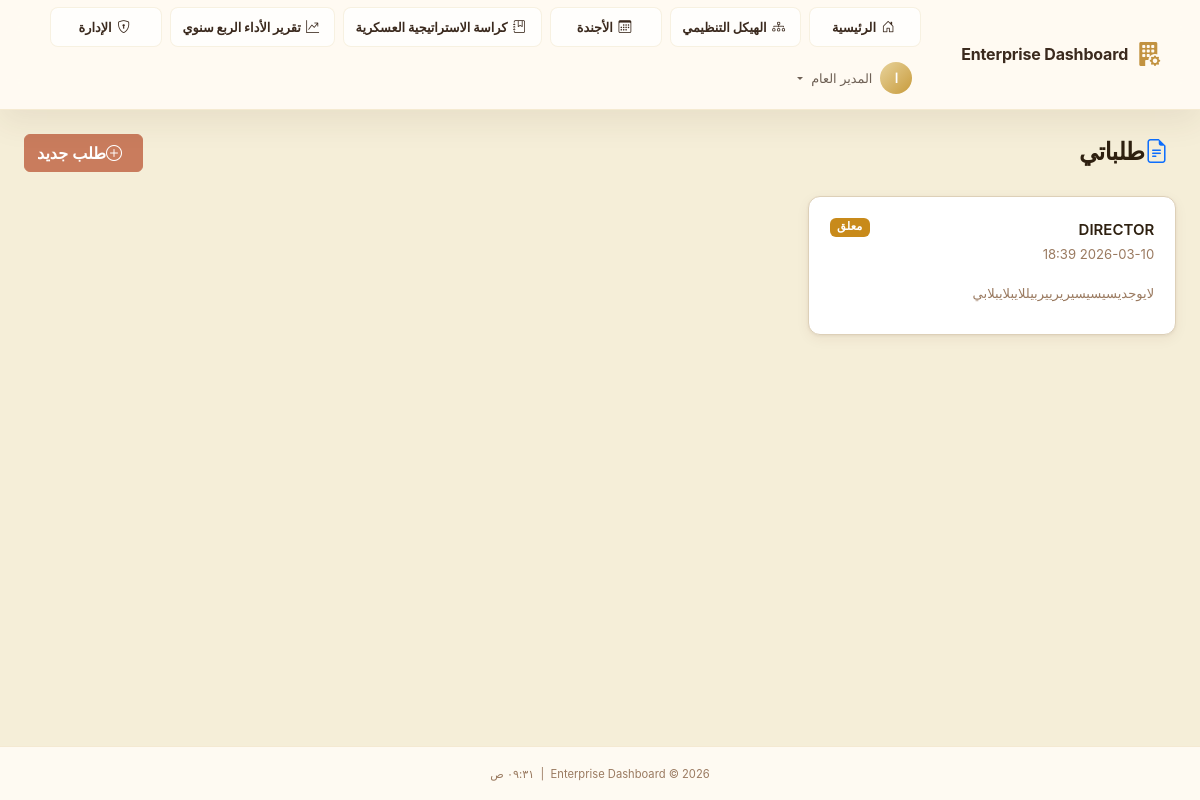
/access/my-requests (signed in), run on the app's committed database.
### app/models/user.py (models this page shows, shortened)
class User(UserMixin, db.Model):
    __tablename__ = 'users'
    id              = db.Column(db.String(36), primary_key=True, default=lambda: str(uuid.uuid4()))
    ldap_dn         = db.Column(db.String(255), unique=True, nullable=True)
    username        = db.Column(db.String(80),  unique=True, nullable=False, index=True)
    email           = db.Column(db.String(120), nullable=False)
    full_name       = db.Column(db.String(120), nullable=False)
    password_hash   = db.Column(db.String(255), nullable=True)  # Only for sim mode
    is_ldap_user    = db.Column(db.Boolean, default=True)
    is_active       = db.Column(db.Boolean, default=True)
    role_id         = db.Column(db.Integer, db.ForeignKey('roles.id'), nullable=True)
    department_id   = db.Column(db.Integer, db.ForeignKey('departments.id'), nullable=True)
    failed_logins     = db.Column(db.Integer, default=0)
    locked_until      = db.Column(db.DateTime, nullable=True)
    created_at  = db.Column(db.DateTime, default=datetime.utcnow)
    updated_at  = db.Column(db.DateTime, default=datetime.utcnow, onupdate=datetime.utcnow)
    last_login  = db.Column(db.DateTime, nullable=True)
    role       = db.relationship('Role', back_populates='users')
    department = db.relationship('Department', back_populates='users')
    audit_logs = db.relationship('AuditLog', back_populates='user', lazy='dynamic',
                                 foreign_keys='AuditLog.user_id')
    @property
    def is_authenticated(self) -> bool:
        return True
    @property
    def permission_level(self) -> int:
        return self.role.permission_level if self.role else 0
    def can_admin(self) -> bool:
        return self.permission_level >= 80  # Deputy and above
    @classmethod
    def get_by_id(cls, user_id: str) -> Optional['User']:
        return cls.query.get(user_id)

### app/models/access_request.py (models this page shows, shortened)
class AccessRequest(db.Model):
    __tablename__ = 'access_requests'
    STATUS_PENDING  = 'pending'
    STATUS_APPROVED = 'approved'
    STATUS_REJECTED = 'rejected'
    id                     = db.Column(db.String(36), primary_key=True, default=lambda: str(uuid.uuid4()))
    requester_id           = db.Column(db.String(36), db.ForeignKey('users.id'), nullable=False)
    requested_role_code    = db.Column(db.String(30), nullable=False)
    requested_department_id = db.Column(db.Integer, db.ForeignKey('departments.id'), nullable=True)
    justification          = db.Column(db.Text, nullable=False)
    status                 = db.Column(db.String(20), default=STATUS_PENDING, nullable=False)
    current_approver_level = db.Column(db.Integer, default=60)  # Starts at GROUP_ADMIN
    created_at             = db.Column(db.DateTime, default=datetime.utcnow)
    resolved_at            = db.Column(db.DateTime, nullable=True)
    requester   = db.relationship('User', foreign_keys=[requester_id])
    department  = db.relationship('Department', foreign_keys=[requested_department_id])
    approvals   = db.relationship('AccessApproval', back_populates='request',
                                  cascade='all, delete-orphan', order_by='AccessApproval.decided_at')

### app/access/routes.py (the view)
@access_bp.route('/my-requests')
@login_required
def my_requests():
    reqs = AccessRequest.query.filter_by(
        requester_id=current_user.id
    ).order_by(AccessRequest.created_at.desc()).all()
    return render_template('access/my_requests.html',
                           requests=reqs,
                           page_title='طلباتي')

### app/__init__.py (called while the page is built)
def _register_extensions(app: Flask) -> None:
    db.init_app(app)
    login_manager.init_app(app)
    csrf.init_app(app)
    login_manager.login_view          = 'auth.login'
    login_manager.login_message       = 'Please sign in to access this page.'
    login_manager.login_message_category = 'warning'
    login_manager.session_protection  = 'strong'
    @login_manager.user_loader
    def load_user(user_id: str):
        from app.models.user import User
        return User.get_by_id(user_id)

def _register_context_processors(app: Flask) -> None:
    from datetime import datetime
    from app.models.role import PERMISSIONS
    @app.context_processor
    def inject_globals():
        return {
            'PERMISSIONS': PERMISSIONS,
            'now':         datetime.utcnow,
            'app_name':    app.config.get('APP_NAME', 'Enterprise Dashboard'),
        }

### app/templates/access/my_requests.html (shortened to what this page needs)
{% extends "base.html" %}
{% block content %}
<div class="container-fluid px-4 py-4">
    <div class="d-flex align-items-center justify-content-between mb-4">
        <h1 class="page-title mb-0"><i class="bi bi-file-earmark-text text-primary me-2"></i>طلباتي</h1>
        <a href="{{ url_for('access.new_request') }}" class="btn btn-primary">
            <i class="bi bi-plus-circle me-2"></i>طلب جديد
        </a>
    </div>
    {% if requests %}
    <div class="row g-4">
        {% for req in requests %}
        <div class="col-md-6 col-xl-4">
            <div class="glass-card">
                <div class="d-flex justify-content-between align-items-start mb-3">
                    <div>
                        <div class="fw-semibold">{{ req.requested_role_code }}</div>
                        <small class="text-muted">{{ req.created_at.strftime('%Y-%m-%d %H:%M') }}</small>
                    </div>
                    {% if req.status == 'pending' %}
                    <span class="badge bg-warning text-dark">معلق</span>
                    {% elif req.status == 'approved' %}
                    <span class="badge bg-success">موافق</span>
                    {% else %}
                    <span class="badge bg-danger">مرفوض</span>
                    {% endif %}
                </div>
                <p class="small text-muted mb-2">{{ req.justification[:100] }}</p>
            </div>
        </div>
        {% endfor %}
    </div>
    {% endif %}
</div>
{% endblock %}

### app/templates/base.html (shortened to what this page needs)
<!DOCTYPE html>
<html lang="ar" dir="rtl">
<head>
  <link rel="stylesheet" href="{{ url_for('static', filename='css/bootstrap.min.css') }}">
  <link rel="stylesheet" href="{{ url_for('static', filename='css/bootstrap-icons.css') }}">
  <link rel="stylesheet" href="{{ url_for('static', filename='css/custom.css') }}">
</head>
<body class="{% block body_class %}app-body{% endblock %}">
  {% block body %}
  <nav class="navbar navbar-dark navbar-expand-lg app-navbar" id="mainNav">
    <div class="container-fluid px-4">
      <a class="navbar-brand d-flex align-items-center gap-2" href="{{ url_for('dashboard.index') }}">
        <i class="bi bi-building-fill-gear fs-4 text-primary-glow"></i>
        <span class="fw-bold">{{ app_name }}</span>
      </a>
      <div class="collapse navbar-collapse" id="navbarMain">
        <ul class="navbar-nav ms-auto align-items-center gap-2 main-nav-menu">
          <li class="nav-item">
            <a class="nav-link primary-nav-link {% if request.endpoint == 'dashboard.index' %}active{% endif %}"
              href="{{ url_for('dashboard.index') }}">
              <i class="bi bi-house-door me-1"></i>الرئيسية
            </a>
          </li>
          <li class="nav-item">
            <a class="nav-link primary-nav-link {% if request.endpoint == 'dashboard.org_structure' %}active{% endif %}"
              href="{{ url_for('dashboard.org_structure') }}">
              <i class="bi bi-diagram-3 me-1"></i>الهيكل التنظيمي
            </a>
          </li>
          <li class="nav-item">
            <a class="nav-link primary-nav-link {% if request.endpoint == 'dashboard.agenda' %}active{% endif %}"
              href="{{ url_for('dashboard.agenda') }}">
              <i class="bi bi-calendar3 me-1"></i>الأجندة
            </a>
          </li>
          <li class="nav-item">
            <a class="nav-link primary-nav-link {% if request.endpoint == 'dashboard.strategy_booklet' %}active{% endif %}"
              href="{{ url_for('dashboard.strategy_booklet') }}">
              <i class="bi bi-journal-bookmark me-1"></i>كراسة الاستراتيجية العسكرية
            </a>
          </li>
          <li class="nav-item">
            <a class="nav-link primary-nav-link {% if request.endpoint == 'dashboard.quarterly_performance' %}active{% endif %}"
              href="{{ url_for('dashboard.quarterly_performance') }}">
              <i class="bi bi-graph-up-arrow me-1"></i>تقرير الأداء الربع سنوي
            </a>
          </li>
          {% if current_user.is_authenticated %}
          {% if current_user.can_admin() %}
          <li class="nav-item">
            <a class="nav-link primary-nav-link {% if request.endpoint and request.endpoint.startswith('admin') %}active{% endif %}"
              href="{{ url_for('admin.users') }}">
              <i class="bi bi-shield-lock me-1"></i>الإدارة
            </a>
          </li>
          {% endif %}
          <li class="nav-item dropdown">
            <a class="nav-link dropdown-toggle d-flex align-items-center gap-2" href="#" role="button"
              data-bs-toggle="dropdown">
              <span class="avatar-circle">{{ current_user.full_name[0]|upper }}</span>
              <span class="d-none d-md-inline">{{ current_user.full_name }}</span>
            </a>
          </li>
          {% endif %}
        </ul>
      </div>
    </div>
  </nav>
  <main class="main-content">
    {% block content %}{% endblock %}
  </main>
  <footer class="app-footer mt-auto py-3 text-center">
    <small class="text-muted">
      {{ app_name }} &copy; {{ now().year }}
      &nbsp;|&nbsp;
      <span id="currentTime"></span>
    </small>
  </footer>
  {% endblock %}
</body>
</html>

### app/static/css/custom.css (style rules this page uses)
:root { --bg-base: #F5EED8; --bg-surface: #FFFFFF; --bg-elevated: #FDF9F3; --border-color: #DDD0B8; --border-focus: rgba(201, 124, 93, 0.60); --primary: #C97C5D; --primary-hover: #A85E42; --primary-subtle: rgba(201, 124, 93, 0.10); --accent: #C29240; --accent-subtle: rgba(194, 146, 64, 0.12); --success: #4A7A52; --warning: #C88A1A; --danger: #B03C2C; --info: #4A7A9B; --muted: #9A7A60; --nav-bg: rgba(255, 251, 244, 0.94); --nav-border: rgba(200, 155, 60, 0.18); --nav-text: #3B2A1E; --nav-text-muted: rgba(59, 42, 30, 0.74); --nav-hover-bg: rgba(200, 155, 60, 0.10); --text-primary: #2E2010; --text-secondary: #6B4E36; --text-muted: #9A7A60; --shadow-card: 0 1px 3px rgba(80, 40, 10, 0.07), 0 4px 14px rgba(80, 40, 10, 0.06); --shadow-hover: 0 6px 24px rgba(80, 40, 10, 0.12); --shadow-nav: 0 12px 30px rgba(80, 56, 22, 0.08); --shadow-glow: 0 0 20px rgba(200, 155, 60, 0.18); --radius-sm: 6px; --radius-md: 12px; --radius-lg: 20px; --transition: 0.22s ease; --navbar-height: 62px; --font-stack: -apple-system, BlinkMacSystemFont, 'Segoe UI', Roboto, Arial, sans-serif; }
*, *::before, *::after { box-sizing: border-box; margin: 0; }
html { scroll-behavior: smooth; }
body { font-family: var(--font-stack); background-color: var(--bg-base); color: var(--text-primary); font-size: 15px; line-height: 1.65; min-height: 100vh; -webkit-font-smoothing: antialiased; }
.app-body { display: flex; flex-direction: column; min-height: 100vh; }
.main-content { flex: 1; }
.page-title { font-size: 1.5rem; font-weight: 700; color: var(--text-primary); letter-spacing: -0.02em; }
.text-muted { color: var(--text-muted) !important; }
a { color: var(--primary); text-decoration: none; transition: color var(--transition); }
.app-navbar { background: var(--nav-bg) !important; border-bottom: 1px solid var(--nav-border); min-height: var(--navbar-height); box-shadow: var(--shadow-nav); position: sticky; top: 0; z-index: 1030; padding-block: 0.45rem; backdrop-filter: blur(14px); -webkit-backdrop-filter: blur(14px); }
.app-navbar .navbar-brand { font-size: 1rem; font-weight: 800; color: var(--nav-text) !important; letter-spacing: -0.01em; min-height: 40px; }
.app-navbar .nav-link { color: var(--nav-text-muted) !important; padding: 0.45rem 0.85rem !important; border-radius: var(--radius-sm); transition: all var(--transition); font-size: 0.9rem; white-space: nowrap; }
.app-navbar .main-nav-menu { flex-wrap: wrap; row-gap: 0.45rem; margin-inline-end: 1rem; }
.app-navbar .primary-nav-link { min-width: 118px; min-height: 40px; display: inline-flex; align-items: center; justify-content: center; gap: 0.35rem; background: rgba(255, 255, 255, 0.78); border: 1px solid rgba(200, 155, 60, 0.14); color: var(--nav-text) !important; border-radius: 8px; font-weight: 800; font-size: 0.8rem; text-align: center; line-height: 1.35; box-shadow: inset 0 1px 0 rgba(255, 255, 255, 0.65); }
.text-primary-glow { color: var(--accent); filter: none; }
@media (min-width: 992px) { .app-navbar .navbar-collapse { min-width: 0; } }
@media (min-width: 992px) { .app-navbar .navbar-nav { min-width: 0; } }
@media (min-width: 992px) { .app-navbar .nav-link { padding-inline: 0.55rem !important; font-size: 0.8rem; } }
@media (min-width: 992px) { .app-navbar .primary-nav-link { min-width: 112px; padding-inline: 0.7rem !important; } }
.avatar-circle { display: inline-flex; align-items: center; justify-content: center; width: 32px; height: 32px; border-radius: 50%; background: linear-gradient(135deg, #E8D39C 0%, #C89B3C 100%); color: #FFFFFF; font-weight: 700; font-size: 13px; flex-shrink: 0; }
.glass-card { background: var(--bg-surface); border: 1px solid var(--border-color); border-radius: var(--radius-md); padding: 1.3rem; box-shadow: var(--shadow-card); transition: box-shadow var(--transition), border-color var(--transition), transform var(--transition); }
.btn-primary { background: var(--primary); border-color: var(--primary); color: #fff; font-weight: 600; transition: all var(--transition); }
.badge { font-weight: 600; letter-spacing: 0.02em; }
.bg-warning { background: var(--warning) !important; color: #fff !important; }
.app-footer { border-top: 1px solid var(--nav-border); background: var(--nav-bg); color: var(--nav-text-muted); font-size: 0.8rem; padding: 0.75rem 1rem; }

### data on the page
User: full_name "ا", full_name "المدير العام"
AccessRequest: requested_role_code "DIRECTOR", created_at "2026-03-10 18:39", status "معلق", justification "لايوجديسيسيسيريرييربيللايبلايبلابي"

### other printed values
{{ app_name }} "Enterprise Dashboard"
